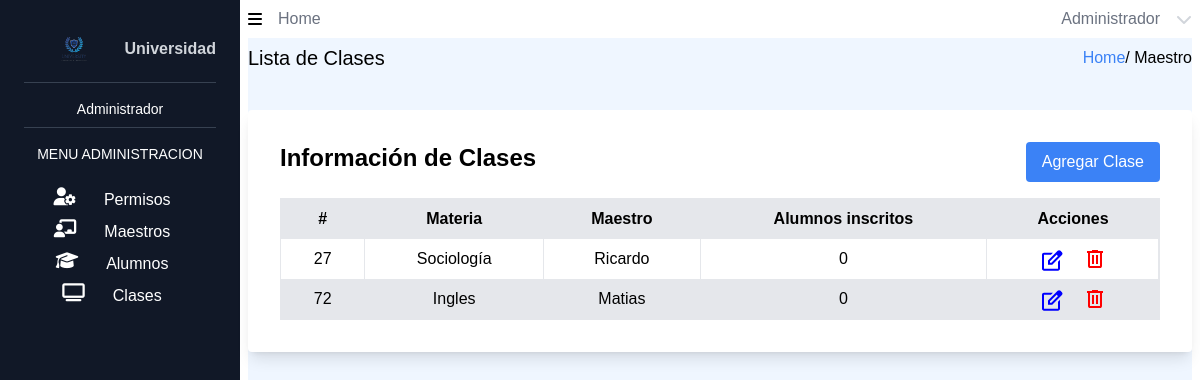
The app's page /src/admin/crud_clases/admin_views_clases.php (signed in) with its own data.
### tables this page shows
CREATE TABLE IF NOT EXISTS `materias` (
  `id_materia` int NOT NULL AUTO_INCREMENT,
  `materia` varchar(100) DEFAULT NULL,
  PRIMARY KEY (`id_materia`)
);

### src/admin/crud_clases/admin_views_clases.php (the view, shortened to what this page needs)
<?php
include('../../accions/connection.php');
?>
<!DOCTYPE html>
<html>
<head>
    <link rel="stylesheet" href="/dist//output.css">
</head>
<body>
    <div class="w-screen h-screen flex">
        <div class="flex h-full bg-gray-900 text-white w-60  py-6 flex-col justify-between">
            <div class="px-6">
                <div class="flex flex-row justify-center items-center width=50px pb-2">
                    <img src="../../assets/logo-university.png" alt="Logo" class="mx-auto max-w-full " width="50px" height="50px mb-">
                    <span class="block font-semibold text-gray-300">Universidad</span>
                </div>
                <div class="border-t border-gray-700 mb-2 pt-4 text-sm">Administrador</div>
                <div class="border-t border-gray-700 pt-4 text-sm uppercase flex items-center justify-center ">Menu Administracion</div>
                <div class="mt-6 space-y-2">
                    <a href="../permisos_usuarios/admin_views_permisos.php" class=" flex flex-row justify-center  group">
                    <i class="mr-3 text-lg fa-solid fa-user-gear "></i>
                        <p class="px-4"> Permisos </p>
                    </a>
                    <a href="../crud_maestro/admin_views_profe.php" class=" flex flex-row justify-center  group">
                    <i class="mr-3 text-lg fa-solid fa-chalkboard-user"></i>
                        <p class=" px-4"> Maestros </p>
                    </a>
                    <a href="../crud_alumno/admin_views_alum.php" class=" flex flex-row justify-center  group">
                    <i class="mr-3 text-lg fa-solid fa-graduation-cap"></i>
                        <p class="px-4"> Alumnos </p>
                    </a>
                    <a href="./admin_views_clases.php" class=" flex flex-row justify-center group">
                    <i class="mr-3 text-lg fa-solid fa-tv"></i>
                        <p class="px-4"> Clases </p>
                    </a>
                </div>
            </div>
        </div>
        <div class="flex flex-col w-[calc(100%-15rem)] px-2">
            <nav class="flex h-10 w-full  flex-row justify-between items-center">
                <div class=" flex flex-row justify-items-stretch">
                    <a href="../admin_db.php" class="relative  flex flex-row items-center group">
                    <i class="fa-solid fa-bars"></i>
                        <p class="px-4 text-gray-500"> Home </p>
                    </a>
                </div>
                <div class=" flex flex-row justify-between items-center">
                <button id="buttonToggle" class="relative flex justify-center items-center group">
                        <p class="px-4 text-gray-500"> Administrador </p>
                        <i class="fa-sharp fa-solid fa-chevron-down  text-gray-300 "></i>
                    </button>
                </div>
            </nav>
            <section class=" h-screen bg-blue-50">
                <div class="flex  w-full flex-row justify- items-center    ">
                    <div class="flex h-10 w-full  flex-row justify-between items-center">
                        <h1 class="text-xl"> Lista de Clases </h1>
                        <div>
                            <a href="../admin_db.php" class=" text-blue-500">Home</a>/
                            <span>Maestro</span>
                        </div>
                    </div>
                </div>
                <div class="max-w-full mx-auto p-8 bg-white rounded shadow-lg mt-8">
                    <div class="flex justify-between mb-4">
                        <h3 class="text-2xl font-semibold">Información de Clases</h3>
                        <button class="bg-blue-500 text-white px-4 py-2 rounded hover:bg-blue-600 cursor-pointer" id="modalToggle">
                            Agregar Clase
                        </button>
                    </div>
                    <table class="w-full border-collapse border">
                        <thead>
                            <tr class="bg-gray-200">
                                <th class="py-2 px-4 border-r">#</th>
                                <th class="py-2 px-4 border-r">Materia</th>
                                <th class="py-2 px-4 border-r">Maestro</th>
                                <th class="py-2 px-4 border-r">Alumnos inscritos</th>
                                <th class="py-2 px-4 border-r">Acciones</th>
                            </tr>
                        </thead>
                        <tbody>
                            <?php
                            $query  = "SELECT m.id_materia, m.materia, u.nombre, COUNT(am.id_alumate) AS cantidad_alumnos
                            FROM materias AS m
                            INNER JOIN profesor_materias AS pm ON m.id_materia = pm.id_profemate
                            INNER JOIN usuarios AS u ON pm.id_profesor = u.id_user
                            LEFT JOIN alumnos_materias AS am ON m.id_materia = am.id_alumate
                            WHERE u.rol_id = 2
                            GROUP BY m.id_materia, m.materia, u.nombre;";
                            $result = $mysqli->query($query);
                            $style = 'bg-white';
                            while ($row = $result->fetch_assoc()) {
                                echo "<tr class='$style '>";
                                echo "<td class='py-2 px-4 border-r'>" . $row['id_materia'] . "</td>";
                                echo "<td class='py-2 px-4 border-r'>" . $row['materia'] . "</td>";
                                echo "<td class='py-2 px-4 border-r'>" . $row['nombre'] . "</td>";
                                echo "<td class='py-2 px-4 border-r'>" . $row['cantidad_alumnos'] . " </td>";
                                echo "<td class='py-2 px-4 border-r flex items-center justify-center gap-3'>";
                                echo "<button class='text-blue-500 hover:underline flex items-center justify-center updateModal'>
                                <img src='../../assets/edit.svg' alt='edit'>
                                </button>";
                                echo " <form action='./delete_clases.php' method='post' class='flex items-center justify-center'>
                                <input type='hidden' class='editId'' name='editId'>
                                <button class='deleteBtn text-red-500 hover:underline ml-2' >
                                <img src='../../assets/delete.svg' alt='delete'>
                                </button>
                                </form> ";
                                echo "</td>";
                                echo " </tr>";
                                $style = ($style == 'bg-white') ? 'bg-gray-200' : 'bg-white';
                            }
                            ?>
                        </tbody>
                    </table>
                </div>
            </section>
        </div>
    </div>
</body>
</html>

### records on screen
materias: id_materia "27", materia "Sociología", nombre "Ricardo", cantidad_alumnos "0"
materias: id_materia "72", materia "Ingles", nombre "Matias", cantidad_alumnos "0"
